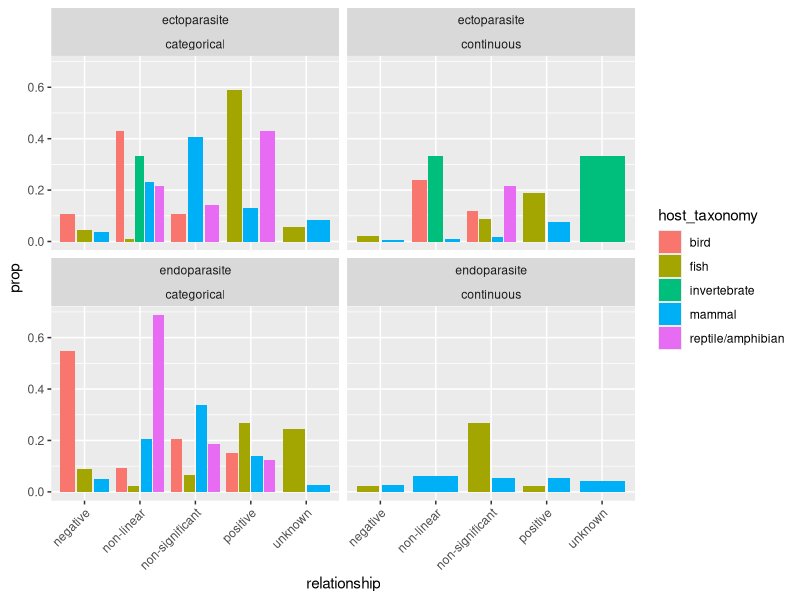
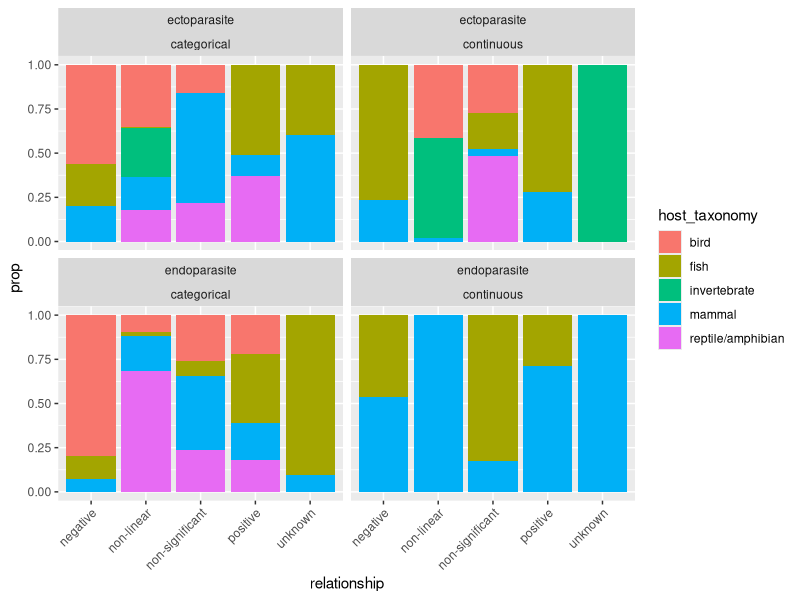
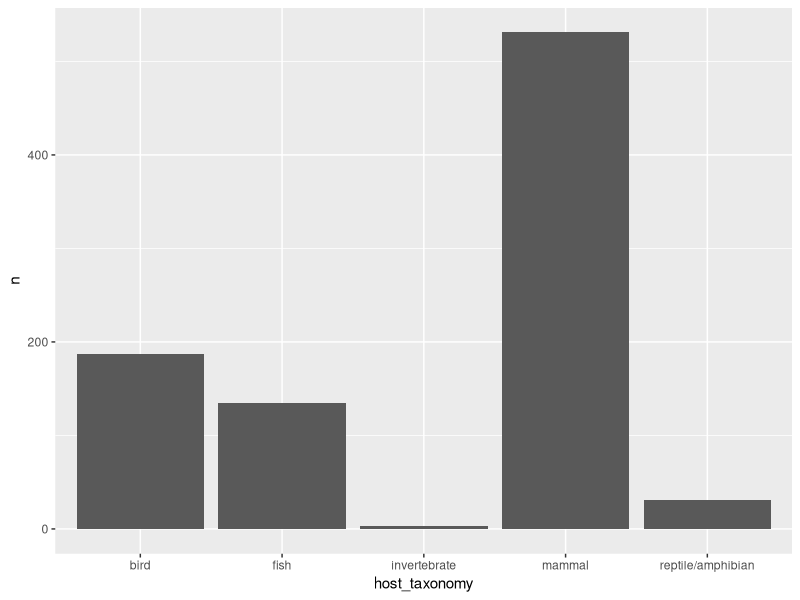

The R source for these figures, in order:


## load packages
 library(data.table)
 library(tidyverse)
 library(ggplot2)

## load data
age <- read_csv("input/age-parasitism.csv")

## rename some column names
age <- rename(age, relationship = `type of age~parasite relationship`)

## make minor changes to data 
age$relationship[age$relationship == "?"] <- "unknown"

## header
head(age)
 
## number of unique studies
unique(age$filename)

## number of relationships by host 
age %>%
  group_by(host_taxonomy) %>%
  summarise(n = n())
  
## number of relationships by parasite 
age %>%
  group_by(parasite_taxonomy) %>%
  summarise(n = n())

## number of relationships by host age 
age %>%
  group_by(age_measure) %>%
  summarise(n = n())

## number of relationships by parasite, age, and type of age~parasite relationship
df1 <- age %>%
  group_by(parasite_taxonomy,
           host_taxonomy,
           age_measure, 
           relationship) %>%
  summarise(n = n()) %>%
  print(n = 22)

## summarize number of rows by parasite and host taxonomy (data.table)
setDT(df1)[, count := sum(n), by = c("parasite_taxonomy", "host_taxonomy")]

## calculate proportion 
df1$prop <- df1$n/df1$count

## visualize (cut out viruses)
ggplot(df1[parasite_taxonomy != "virus"]) +
  geom_col(aes(y = prop, 
               x = relationship, 
               fill = host_taxonomy), 
           position = "dodge2") + 
  facet_wrap(~parasite_taxonomy*age_measure) +
  theme(axis.text.x = element_text(angle = 45, hjust = 1))


## stacked bar plot
ggplot(df1[parasite_taxonomy != "virus"]) +
  geom_col(aes(y = prop, 
               x = relationship, 
               fill = host_taxonomy), 
           position = "fill") + 
  facet_wrap(~parasite_taxonomy*age_measure) +
  theme(axis.text.x = element_text(angle = 45, hjust = 1))

## number of relationships by host age (continuous age only)
age %>%
  filter(age_measure == "continuous") %>%
  summarise(n = n())

## social behaviour
unique(age$other_drivers_parasitism)


## number of taxa per article
df <- age %>%
  group_by(host_taxonomy) %>%
  summarise(n = n())

## visualize number of taxa per article
ggplot(df, aes(x=host_taxonomy, y=n)) + geom_bar(stat = "identity")
